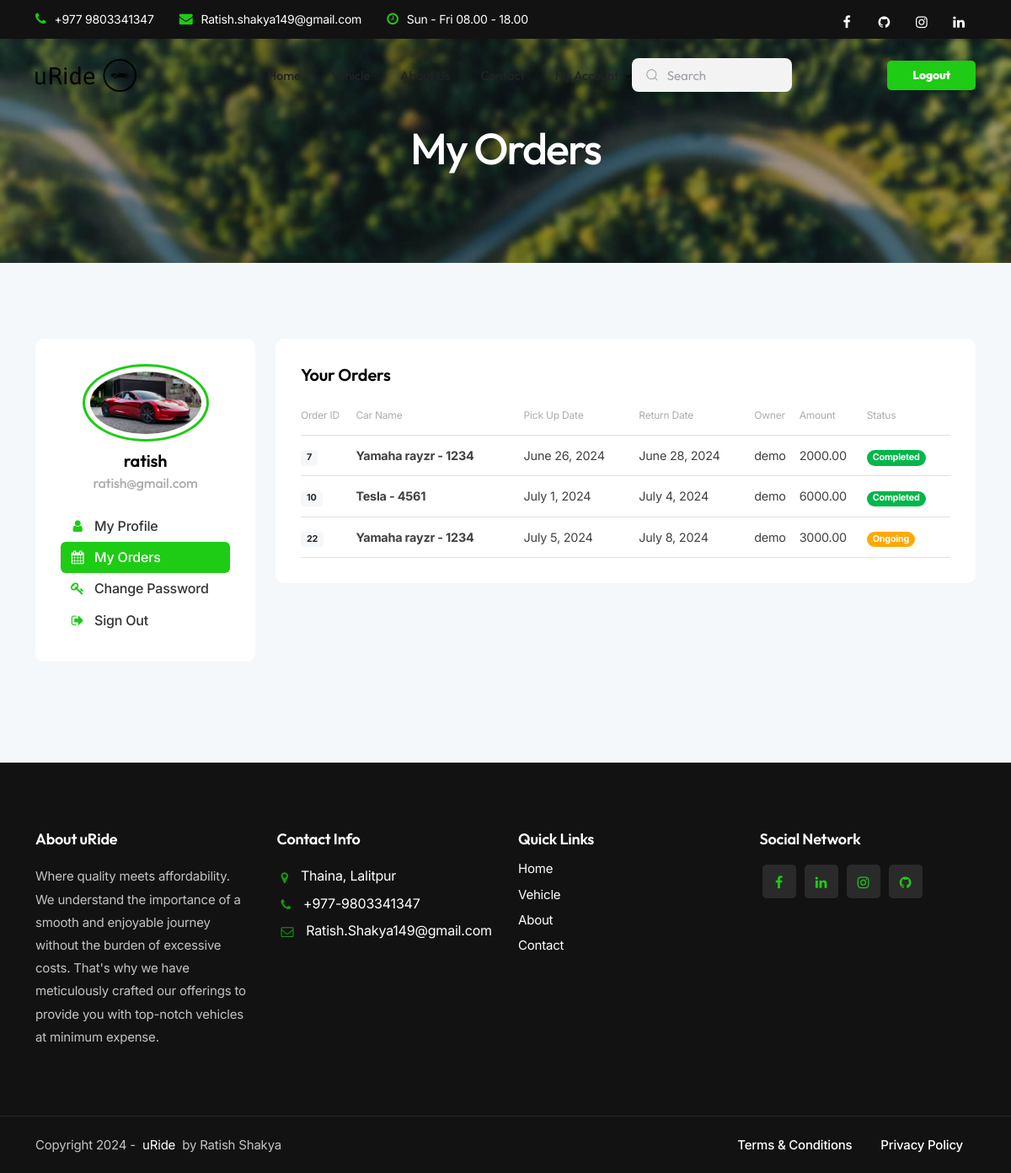
The page /account-booking/ (signed in) on the database as committed earlier.
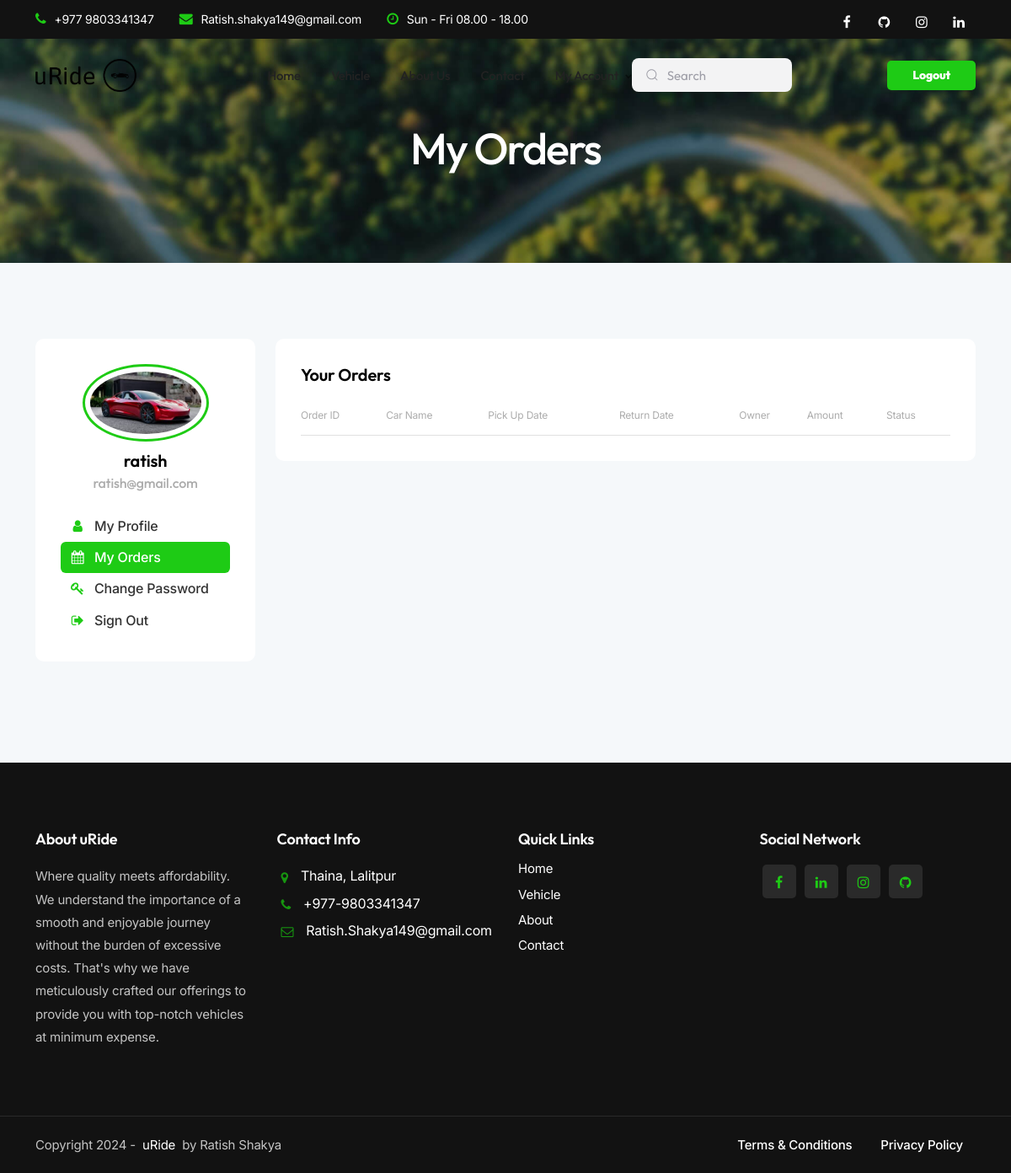
The same page on the database as committed later.
### main/models.py (models this page shows, shortened)
class Profile(models.Model):
    user = models.OneToOneField(User, on_delete=models.CASCADE)
    profile_picture = models.ImageField(upload_to='profile_pictures/', blank=True, null=True)
    full_name = models.CharField(max_length=20, blank=True, null=True)
    phone_number = models.CharField(max_length=10, blank=True, null=True)
    licence_picture = models.ImageField(upload_to='licence_pictures/', blank=True, null=True,default=None)

class User(AbstractUser):
    is_admin = models.BooleanField(default=False)
    is_customer = models.BooleanField(default=True)
    is_owner = models.BooleanField(default=False)
    approved = models.BooleanField(default=True)

class Booking(models.Model):
    vehicle = models.ForeignKey(Vehicle, on_delete=models.CASCADE)
    user=models.ForeignKey(User, on_delete=models.CASCADE)
    pickup_date = models.DateField(auto_now=False, auto_now_add=False)
    return_date = models.DateField(auto_now=False, auto_now_add=False)
    amount = models.CharField(max_length=50)
    status = models.CharField(max_length=20, default='Ongoing')

class Vehicle(models.Model):
    vehicle_name = models.CharField(max_length=20)
    vehicle_description = models.TextField()
    vehicle_number = models.CharField(max_length=10)
    vehicle_type = models.ForeignKey(CarType, on_delete=models.CASCADE)
    vehicle_model = models.ForeignKey(CarModel, on_delete=models.CASCADE)
    vehicle_gear = models.ForeignKey(GearType, on_delete=models.CASCADE, null=True)
    vehicle_color = models.CharField(max_length=20)
    vehicle_front_image = models.ImageField(upload_to='vehicle/vehicle_images/' )
    vehicle_right_image = models.ImageField(upload_to='vehicle/vehicle_images/')
    vehicle_left_image = models.ImageField(upload_to='vehicle/vehicle_images/')
    vehicle_back_image = models.ImageField(upload_to='vehicle/vehicle_images/')
    vehicle_location = models.CharField(max_length=200)
    vehicle_seat = models.IntegerField()
    uploaded_by=models.ForeignKey(User, on_delete=models.CASCADE, related_name='uploaded_by')
    rented_by=models.ForeignKey(User, on_delete=models.CASCADE, related_name='rented_by', null=True,blank=True)
    price_per_day = models.IntegerField()
    isDeleted=models.BooleanField(default=False)
    available = models.BooleanField(default=True)
    approved = models.BooleanField(default=False)

### main/decorators.py (the view)
    def wrapper_func(request, *args, **kwargs):
        if request.user.is_authenticated and request.user.is_customer:
            return view_func(request, *args, **kwargs)
        else:
            return redirect('auth_denied')

### main/views.py (called while the page is built)
@customer_only
def account_booking(request):
    vehicle=Vehicle.objects.filter(rented_by=request.user,isDeleted=False,approved=True)
    booking = Booking.objects.filter(user=request.user)
    context={
        'vehicle':booking,
        'profile': request.user.profile
    }
    return render(request, 'pages/customer/account-booking.html',context)

### main/templates/pages/customer/account-booking.html (shortened to what this page needs)
{% extends "pages/customer/profile_base.html" %}
{% block profile_title %}
My Orders
{% endblock profile_title %}
{% block profile_content %}
<div class="col-lg-9">
  <div class="card padding30 rounded-5 mb25">
    <h4>Your Orders</h4>
    <table class="table de-table">
      <thead>
        <tr>
          <th scope="col"><span class="fs-12 text-gray">Order ID</span></th>
          <th scope="col"><span class="fs-12 text-gray">Car Name</span></th>
          <th scope="col"><span class="fs-12 text-gray">Pick Up Date</span></th>
          <th scope="col"><span class="fs-12 text-gray">Return Date</span></th>
          <th scope="col"><span class="fs-12 text-gray">Owner</span></th>
          <th scope="col"><span class="fs-12 text-gray">Amount</span></th>
          <th scope="col"><span class="fs-12 text-gray">Status</span></th>
        </tr>
      </thead>
      <tbody>
        {% for i in vehicle %}
        <tr>
          <td><span class="d-lg-none d-sm-block">Order ID</span>
            <div class="badge bg-gray-100 text-dark">{{i.id}}</div>
          </td>
          <td><span class="d-lg-none d-sm-block">Car Name</span><span class="bold">{{i.vehicle.vehicle_name}} -
              {{i.vehicle.vehicle_number}}</span></td>
          <td><span class="d-lg-none d-sm-block">Pick Up Date</span>{{i.pickup_date}}</td>
          <td><span class="d-lg-none d-sm-block">Return Date</span>{{i.return_date}}</td>
          <td><span class="d-lg-none d-sm-block">Owner</span>{{i.vehicle.uploaded_by}}</td>
          <td><span class="d-lg-none d-sm-block">Amount</span>{{i.amount}}</td>
          {% if i.status == "Ongoing" %}
          <td>
            <div class="badge rounded-pill bg-warning">Ongoing</div>
          </td>
          {% elif i.status == "Completed" %}
          <td>
            <div class="badge rounded-pill bg-success">Completed</div>
          </td>
          {% endif %}
        </tr>
        {% endfor %}
      </tbody>
    </table>
  </div>
</div>
</div>
</div>
</section>
</div>
{% endblock profile_content %}

### main/templates/pages/customer/profile_base.html (shortened to what this page needs)
{% extends "base.html" %}
{% load static %}
{% block content %}
<div class="no-bottom no-top zebra" id="content">
    <section id="subheader" class="jarallax text-light">
        <img src="{% static 'images/background/14.jpg' %} " class="jarallax-img" alt="">
        <div class="center-y relative text-center">
            <div class="container">
                <div class="row">
                    <div class="col-md-12 text-center">
                        <h1>
                            {% block profile_title %}
                            {% endblock profile_title %}
                            </h1>
                    </div>
                </div>
            </div>
        </div>
    </section>
    <section id="section-settings" class="bg-gray-100">
        <div class="container">
            <div class="row">
                <div class="col-lg-3 mb30">
                    <div class="card padding30 rounded-5">
                        <div class="profile_avatar">
                            {% if profile.profile_picture %}
                            <div class="profile_img">
                                <img src="{{profile.profile_picture.url}}" alt="">
                            </div>
                            {% else %}
                            <div class="profile_img">
                                <img src="{% static 'images/profile/1.jpg' %}" alt="">
                            </div>
                            {% endif %}
                            <div class="profile_name">
                                <h4>
                                    {{user.username}}
                                    <span class="profile_username text-gray">{{user.email}}</span>
                                </h4>
                            </div>
                        </div>
                        <div class="spacer-20"></div>
                        <ul class="menu-col">
                            <li><a href="{% url 'customer_profile' %}" class=""><i class="fa fa-user"></i>My
                                    Profile</a></li>
                            <li><a href="{% url 'account_booking' %}" class="{% if request.path == '/account-booking/' %}
                                active
                              {% endif %}"><i class="fa fa-calendar"></i>My Orders</a></li>
                              <li><a href="{% url 'change_password' %}" class=""><i class="fa fa-key"></i>Change Password</a></li>
                            <li><a href="{% url 'logout' %}"><i class="fa fa-sign-out"></i>Sign Out</a></li>
                        </ul>
                    </div>
                </div>
                {% block profile_content %}
                {% endblock profile_content %}
            </div>
    {% endblock content %}

### main/templates/base.html (shortened to what this page needs)
{% load static %}
<!DOCTYPE html>
<html lang="zxx">
<head>
  <link href="{% static 'css/bootstrap.min.css' %} " rel="stylesheet" type="text/css" id="bootstrap" />
  <link href="{% static 'css/mdb.min.css' %}" rel="stylesheet" type="text/css" id="mdb" />
  <link href="{% static 'css/plugins.css' %}" rel="stylesheet" type="text/css" />
  <link href="{% static 'css/style.css' %}" rel="stylesheet" type="text/css" />
  <link href="{% static 'css/coloring.css' %}" rel="stylesheet" type="text/css" />
  <link href="{% static 'css/search.css' %}" rel="stylesheet" type="text/css" />
  <link id="colors" href="{% static 'css/colors/scheme-01.css' %}" rel="stylesheet" type="text/css" />
</head>
<body>
  <div id="wrapper">
    <header class="transparent header-light scroll-light has-topbar">
      <div id="topbar" class="topbar-dark text-light">
        <div class="container">
          <div class="topbar-left xs-hide">
            <div class="topbar-widget">
              <div class="topbar-widget">
                <a href="tel:9803341347" target="_blank"><i class="fa fa-phone"></i>+977 9803341347</a>
              </div>
              <div class="topbar-widget">
                <a href="mailto:Ratish.shakya149@gmail.com" target="_blank"><i class="fa fa-envelope"></i>Ratish.shakya149@gmail.com</a>
              </div>
              <div class="topbar-widget">
                <a><i class="fa fa-clock-o"></i>Sun - Fri 08.00 - 18.00</a>
              </div>
            </div>
          </div>
          <div class="topbar-right">
            <div class="social-icons">
              <a href="https://www.facebook.com/newar.kto.123276"><i class="fa fa-facebook fa-lg"></i></a>
              <a href="https://github.com/Ratish149"><i class="fa fa-github fa-lg"></i></a>
              <a href="https://www.instagram.com/_ratish_347__/"><i class="fa fa-instagram fa-lg"></i></a>
              <a href="https://www.linkedin.com/in/ratish-shakya-3ba780306/"><i class="fa fa-linkedin fa-lg"></i></a>
            </div>
          </div>
          <div class="clearfix"></div>
        </div>
      </div>
      <div class="container">
        <div class="row">
          <div class="col-md-12">
            <div class="de-flex sm-pt10">
              <div class="de-flex-col">
                <div class="de-flex-col">
                  <div id="logo">
                    <a href="{% url 'home' %}">
                      <img class="logo-2" src="{% static 'images/logo.png' %}" alt="" />
                    </a>
                  </div>
                </div>
              </div>
              <div class="de-flex-col header-col-mid">
                <ul id="mainmenu">
                  <li>
                    <a class="menu-item" href="{% url 'home' %}">Home</a>
                  </li>
                  <li>
                    <a class="menu-item" href="{% url 'cars' %}">Vehicle</a>
                  </li>
                  <li>
                    <a class="menu-item" href="{% url 'about' %}">About Us</a>
                  </li>
                  <li>
                    <a class="menu-item" href="{% url 'contact' %}">Contact</a>
                  </li>
                  {% if user.is_authenticated %}
                    {% if request.user.is_owner %}
                    <li>
                      <a class="menu-item" href="{% url 'owner_profile' %}">My Account</a>
                    </li>
                    {% elif request.user.is_customer %}
                    <li>
                      <a class="menu-item" href="{% url 'customer_profile' %}">My Account</a>
                    </li>
                    {% elif request.user.is_admin %}
                    <li>
                      <a class="menu-item" href="{% url 'admin_profile' %}">My Account</a>
                    </li>
                    {% endif %}
                  {% endif %}
                  <li>
                    <form action="{% url 'cars' %}" method="GET">
                    <div class="group menu-item">
                      <input name="searched_text" placeholder="Search" type="search" class="input">
                    </div>
                   </form>
                  </li>
                </ul>
            </div>
              <div class="de-flex-col">
                <div class="menu_side_area">
                {% if request.user.is_authenticated %}
                <a href="{% url 'logout' %}" class="btn-main">Logout</a>
                {% endif %}
                </div>
            </div>
            </div>
          </div>
        </div>
      </div>
    </header>
    {% block content %} {% endblock content %}
    <footer class="text-light">
      <div class="container">
        <div class="row g-custom-x">
          <div class="col-lg-3">
            <div class="widget">
              <h5>About uRide</h5>
              <p>
                Where quality meets affordability. We understand the
                importance of a smooth and enjoyable journey without the
                burden of excessive costs. That's why we have meticulously
                crafted our offerings to provide you with top-notch vehicles
                at minimum expense.
              </p>
            </div>
          </div>
          <div class="col-lg-3">
            <div class="widget">
              <h5>Contact Info</h5>
              <address class="s1">
                <span><i class="id-color fa fa-map-marker fa-lg"></i><a href="https://maps.app.goo.gl/g9PHBJvURpCyHbiXA" target="_blank" >Thaina, Lalitpur</a></span>
                <span><i class="id-color fa fa-phone fa-lg"></i><a href="tel:+977-9803341347">+977-9803341347</a></span>
                <span><i class="id-color fa fa-envelope-o fa-lg"></i><a
                    href="mailto:contact@example.com" target="_blank" >Ratish.Shakya149@gmail.com</a></span>
              </address>
            </div>
          </div>
          <div class="col-lg-3">
            <h5>Quick Links</h5>
            <div class="row">
              <div class="col-lg-6">
                <div class="widget">
                  <ul>
                    <li><a href="{% url 'home' %}">Home</a></li>
                    <li><a href="{% url 'cars' %}">Vehicle</a></li>
                    <li><a href="{% url 'about' %}">About</a></li>
                    <li><a href="{% url 'contact' %}">Contact</a></li>
                  </ul>
                </div>
              </div>
            </div>
          </div>
          <div class="col-lg-3">
            <div class="widget">
              <h5>Social Network</h5>
              <div class="social-icons">
                <a href="https://www.facebook.com/newar.kto.123276"><i class="fa fa-facebook fa-lg"></i></a>
                <a href="https://www.linkedin.com/in/ratish-shakya-3ba780306/"><i class="fa fa-linkedin fa-lg"></i></a>
                <a href="https://www.instagram.com/_ratish_347__/"><i class="fa fa-instagram fa-lg"></i></a>
                <a href="https://github.com/Ratish149"><i class="fa fa-github fa-lg"></i></a>
              </div>
            </div>
          </div>
        </div>
      </div>
      <div class="subfooter">
        <div class="container">
          <div class="row">
            <div class="col-md-12">
              <div class="de-flex">
                <div class="de-flex-col">
                    Copyright 2024 - &nbsp;<a href="{% url 'home' %}">uRide </a> &nbsp; by Ratish Shakya
                </div>
                <ul class="menu-simple">
                  <li><a href="#">Terms &amp; Conditions</a></li>
                  <li><a href="#">Privacy Policy</a></li>
                </ul>
              </div>
            </div>
          </div>
        </div>
      </div>
    </footer>
</body>
</html>

### main/static/css/search.css (style rules this page uses)
.group { display: flex; line-height: 28px; align-items: center; position: relative; max-width: 190px; margin-top: 23px; }
.input { width: 100%; height: 40px; line-height: 28px; padding: 0 1rem; padding-left: 2.5rem; border: 2px solid transparent; border-radius: 8px; outline: none; background-color: #f3f3f4; color: #0d0c22; transition: .3s ease; }
.input::placeholder { color: #9e9ea7; }
.icon { position: absolute; left: 1rem; fill: #9e9ea7; width: 1rem; height: 1rem; }

### main/static/css/colors/scheme-01.css (style rules this page uses)
:root { --primary-color: #1ECB15; --primary-color-rgb: 120, 202, 92; --secondary-color: #179510; --secondary-color-rgb: 23, 149, 16; }

Rows that differ between the two databases and show on the page:
removed Booking: id "7", vehicle.vehicle_name "Yamaha rayzr", vehicle.vehicle_number "1234", pickup_date "June 26, 2024", return_date "June 28, 2024", vehicle.uploaded_by "demo", amount "2000.00", status "Completed"
removed Booking: id "10", vehicle.vehicle_name "Tesla", vehicle.vehicle_number "4561", pickup_date "July 1, 2024", return_date "July 4, 2024", vehicle.uploaded_by "demo", amount "6000.00", status "Completed"
removed Booking: id "22", vehicle.vehicle_name "Yamaha rayzr", vehicle.vehicle_number "1234", pickup_date "July 5, 2024", return_date "July 8, 2024", vehicle.uploaded_by "demo", amount "3000.00", status "Ongoing"
